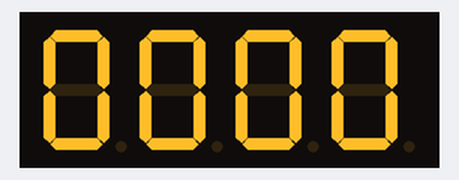
Bench run of a sketch on a simulated Arduino Uno, built with avr-gcc and run on an emulated ATmega328P. On the bench: 4-digit seven-segment display. Wiring (inferred from the names in the program): 4-digit 7-segment display, segments lit when HIGH: segments pin 2, pin 3, pin 4, pin 5, pin 6, pin 7, pin 8; digit selects pin 10, pin 11, pin 12, pin 13. The segment pins are drawn as the display they are named for.

Above: at 0.1 s.
At 5.1 s:
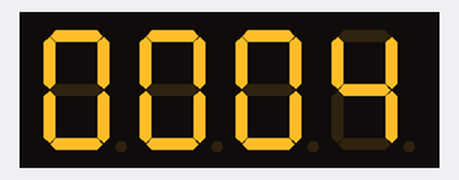
At 10.1 s:
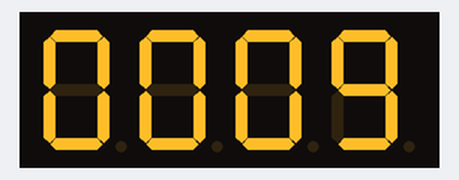
At 19.1 s:
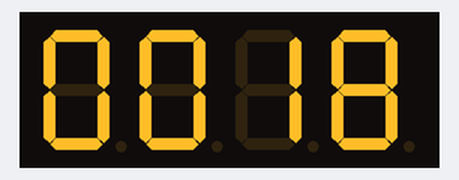
At 28.1 s:
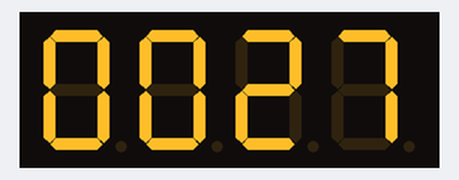
At 38.1 s:
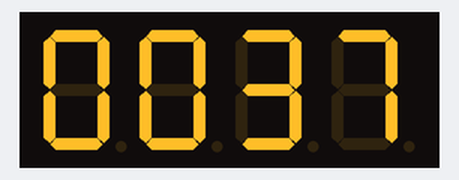

The sketch:

4digit7segmentDisplay.ino
```cpp
const int n_Pins = 7;
const int n_Digits = 4;
int pins[n_Pins] = {2,3,4,5,6,7,8}; // LED pins
int digits[n_Digits] = {10,11,12,13}; // digit control pins
int zero[] = {1,1,1,1,1,1,0};
int one[] = {0,1,1,0,0,0,0};
int two[] = {1,1,0,1,1,0,1};
int three[] = {1,1,1,1,0,0,1};
int four[] = {0,1,1,0,0,1,1};
int five[] = {1,0,1,1,0,1,1};
int six[] = {1,0,1,1,1,1,1};
int seven[] = {1,1,1,0,0,0,0};
int eight[] = {1,1,1,1,1,1,1};
int nine[] = {1,1,1,1,0,1,1};
int del = 5;
int time = 0;
int n;
void setup(){
 for (int i = 0; i<n_Pins; i++) pinMode (pins[i], OUTPUT);
 for (int i = 0; i<n_Digits; i++) pinMode (digits[i], OUTPUT);
 Serial.begin(9600);
 while(!Serial);
 }

void loop(){
   if((millis()/1000 - time) > 1) {
   time++;
   }
   if(time>9999){
    time = 0;
   }

  n = time%10;
  setDigit(3);
  setNumber(n);
  delay(del);

  n = ((time%100)- (time%10))/10 ;
  setDigit(2);
  setNumber(n);
  delay(del);

  n = ((time%1000) - (time%100))/100;
  setDigit(1);
  setNumber(n);
  delay(del);

  n = ((time%10000) - (time%1000))/1000;
  setDigit(0);
  setNumber(n);
  delay(del);


}

void setDigit(int d) {
 for (int i = 0; i<4; i++) digitalWrite(digits[i], 1);
 digitalWrite(digits[d], 0);
}

void setNumber(int n){
  if (n==0) for (int i = 0; i<n_Pins; i++)
 digitalWrite(pins[i], zero[i]);
 else if (n==1) for (int i = 0; i<n_Pins; i++)
 digitalWrite(pins[i], one[i]);
 else if (n==2) for (int i = 0; i<n_Pins; i++)
 digitalWrite(pins[i], two[i]);
 else if (n==3) for (int i = 0; i<n_Pins; i++)
 digitalWrite(pins[i], three[i]);
 else if (n==4) for (int i = 0; i<n_Pins; i++)
 digitalWrite(pins[i], four[i]);
 else if (n==5) for (int i = 0; i<n_Pins; i++)
 digitalWrite(pins[i], five[i]);
 else if (n==6) for (int i = 0; i<n_Pins; i++)
 digitalWrite(pins[i], six[i]);
 else if (n==7) for (int i = 0; i<n_Pins; i++)
 digitalWrite(pins[i], seven[i]);
 else if (n==8) for (int i = 0; i<n_Pins; i++)
 digitalWrite(pins[i], eight[i]);
 else if (n==9) for (int i = 0; i<n_Pins; i++)
 digitalWrite(pins[i], nine[i]);
}
```

Measured:
- what the display in image 0 shows lasts 2.1 s, from 0.0 s to 2.1 s
- what the display in image 1 shows lasts 1.0 s, from 5.1 s to 6.1 s
